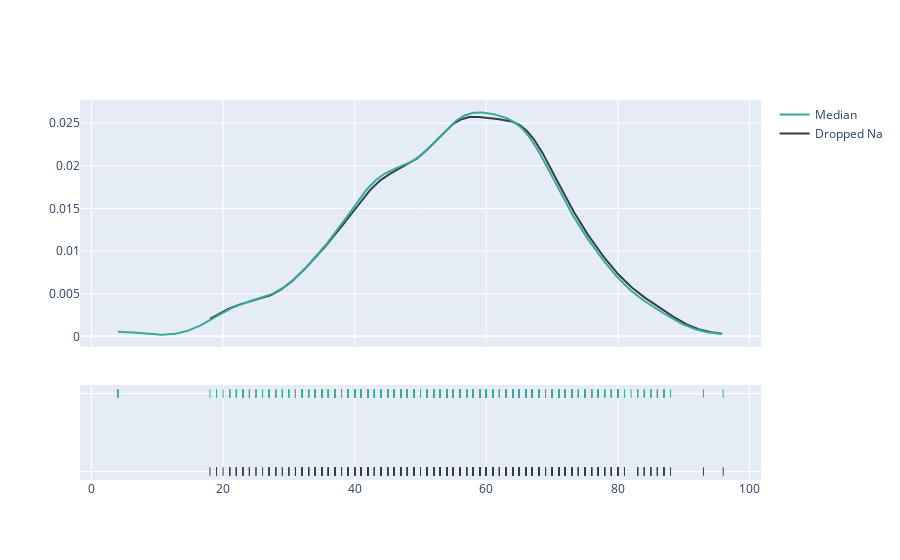

Notebook cell for this chart:
### Markdown cell above
## 3. Preprocessing

### Code cell
import plotly.figure_factory as ff

# Clean the data from missing values
# Filling the NaN values with the median
cleaned_df = df.copy()
cleaned_df.fillna(df.median().iloc[0], inplace=True)

# Dropping the NaN values
dropped_na_df = df.dropna()

# Defining the plotting data
x1 = dropped_na_df['Age'].values
x2 = cleaned_df['Age'].values

hist_data = [x1, x2]
group_labels = ['Dropped Na', 'Median']
colors = ['#333F44', '#37AA9C']

# Seeing the difference between dropping nan values of filling with the median
fig10 = ff.create_distplot(hist_data, group_labels, show_hist=False, colors=colors)
fig10.show()

### Figure 1 — Plotly figure (JSON) as saved in the notebook; plotly's stock layout.template omitted (floating-point values rounded to 4 significant figures; data arrays with more than 128 entries replaced by an {"elided": "..."} marker saying what was removed)
{"data": [{"legendgroup": "Dropped Na", "marker": {"color": "#333F44"}, "mode": "lines", "name": "Dropped Na", "showlegend": true, "type": "scatter", "x": {"elided": "500 float values"}, "xaxis": "x", "y": {"elided": "500 float values"}, "yaxis": "y"}, {"legendgroup": "Median", "marker": {"color": "#37AA9C"}, "mode": "lines", "name": "Median", "showlegend": true, "type": "scatter", "x": {"elided": "500 float values"}, "xaxis": "x", "y": {"elided": "500 float values"}, "yaxis": "y"}, {"legendgroup": "Dropped Na", "marker": {"color": "#333F44", "symbol": "line-ns-open"}, "mode": "markers", "name": "Dropped Na", "showlegend": false, "type": "scatter", "x": {"elided": "830 int values"}, "xaxis": "x", "y": {"elided": "830 str values"}, "yaxis": "y2"}, {"legendgroup": "Median", "marker": {"color": "#37AA9C", "symbol": "line-ns-open"}, "mode": "markers", "name": "Median", "showlegend": false, "type": "scatter", "x": {"elided": "961 int values"}, "xaxis": "x", "y": {"elided": "961 str values"}, "yaxis": "y2"}], "layout": {"barmode": "overlay", "hovermode": "closest", "legend": {"traceorder": "reversed"}, "xaxis": {"anchor": "y2", "domain": [0, 1], "zeroline": false}, "yaxis": {"anchor": "free", "domain": [0.35, 1], "position": 0}, "yaxis2": {"anchor": "x", "domain": [0, 0.25], "dtick": 1, "showticklabels": false}}}
